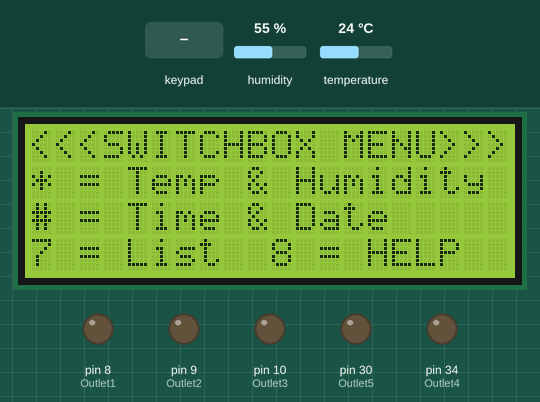
A sketch run on a simulated Arduino Mega 2560, built with avr-gcc and run on an emulated ATmega2560. Shown: 20×4 character LCD, output pins drawn as LEDs (lit = HIGH). Inputs (shaded band) come from the test bench; at power-on: humidity 55 %, temperature 24 °C. What the sketch prints to the serial monitor is not drawn.

Above: at 4.8 s.
4.9 s: keypad keys 2 8 2 7 2 6 2 5 # pressed 0.4 s apart
At 8.0 s:
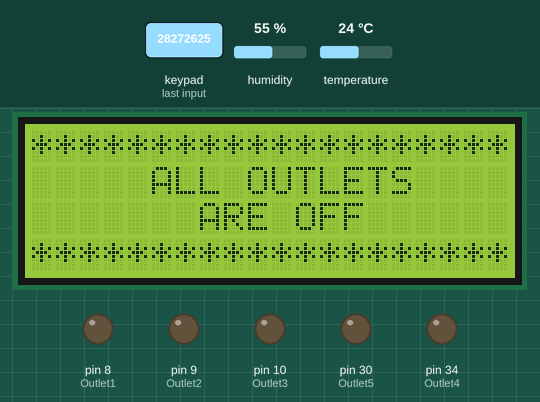
10.0 s: keypad keys 2 8 2 7 2 6 2 5 * pressed 0.4 s apart
At 10.5 s:
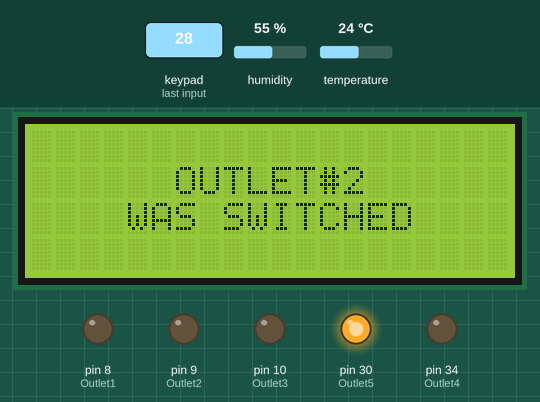
15.1 s: keypad keys 2 4 2 3 2 2 # pressed 0.4 s apart
At 19.27 s:
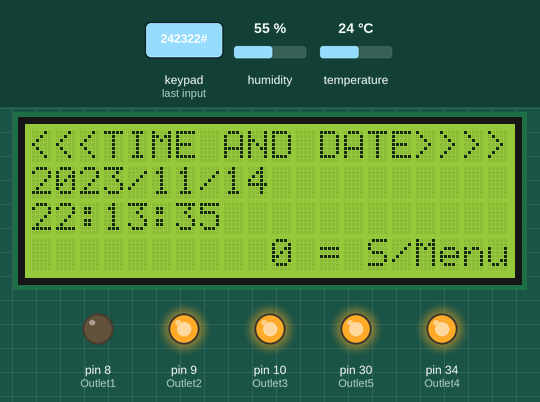
19.4 s: key '1' pressed
At 21.1 s:
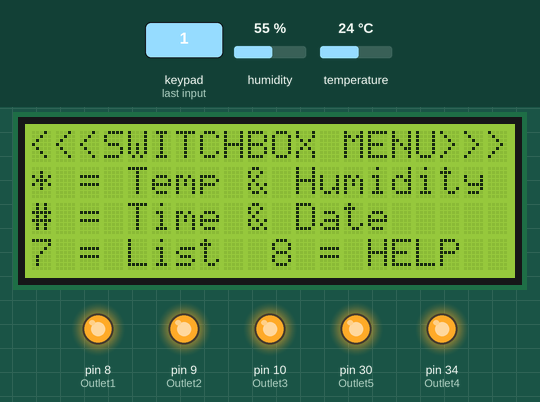
21.4 s: key '2' pressed
At 22.9 s:
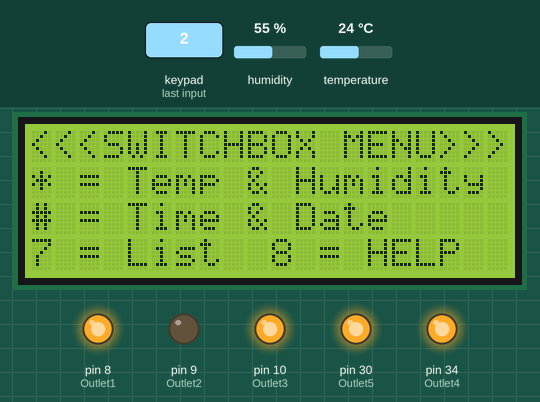
23.4 s: key '3' pressed
At 24.2 s:
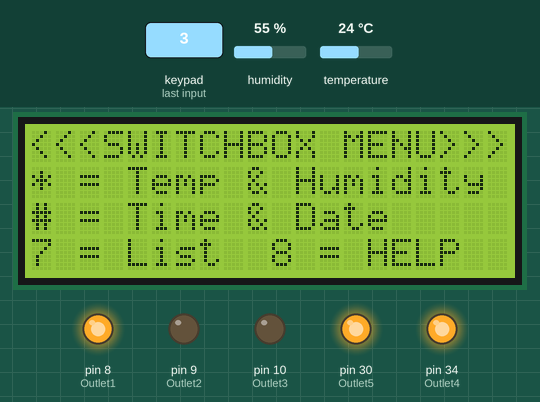
Timing chart, 0 to 26.4 s (numbered marks = the images above; inputs shaded):
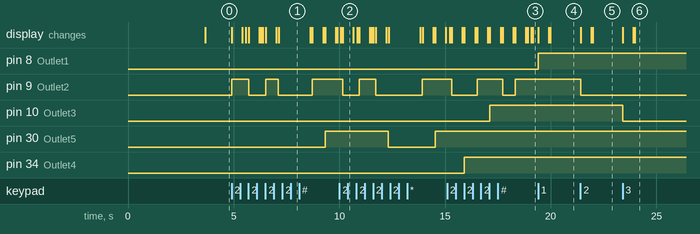

Measured:
- after the input at 4.9 s, pin 9 (Outlet2): goes HIGH 0.80 s, LOW 0.81 s, HIGH 0.60 s, LOW 1.6 s, then HIGH, starting at once; pin 30 (Outlet5): LOW → HIGH after 4.4 s; the display: first changes at once (image 1 shows a later state)
- after the input at 10.0 s, pin 9 (Outlet2): HIGH → LOW after 0.16 s, → HIGH 0.78 s later, → LOW 0.78 s later, → HIGH 2.2 s later; pin 30 (Outlet5): HIGH → LOW after 2.3 s, → HIGH 2.2 s later; the display: first differs from a run without the input after 0.17 s (image 2)
- after the input at 15.1 s, pin 9 (Outlet2): HIGH → LOW after 0.21 s, → HIGH 1.2 s later, → LOW 1.2 s later, → HIGH 0.60 s later; pin 10 (Outlet3): LOW → HIGH after 2.0 s; pin 34 (Outlet4): LOW → HIGH after 0.81 s; the display: first differs from a run without the input after 0.22 s (image 3 shows a later state)
- after the input at 19.4 s, pin 8 (Outlet1): LOW → HIGH at once; the display: first changes at once (image 4 shows a later state)
- after the input at 21.4 s, pin 9 (Outlet2): HIGH → LOW at once; the display: first changes at once (image 5 shows a later state)
- after the input at 23.4 s, pin 10 (Outlet3): HIGH → LOW at once; the display: first changes at once (image 6 shows a later state)

The sketch:

Main_Menu_with_all_codes.ino
```cpp
//////////////////////////////////////////////////////////////////////////////
//////////////////////////keypad and lcd
#include <LiquidCrystal.h>
#include <Keypad.h>
// digital pins for LCD display
LiquidCrystal lcd(2,3,4,5,6,7);

const byte ROWS = 4; //four rows
const byte COLS = 3; //three columns
char keys[ROWS][COLS] = {
	{'1','2','3'},
	{'4','5','6'},
	{'7','8','9'},
	{'*','0','#'}
	};
//key pad conected to pins 22-28
byte rowPins[ROWS] = {28,27,26,25}; //connect to the row pinouts of the keypad
byte colPins[COLS] = {24,23,22}; //connect to the column pinouts of the keypad
Keypad keypad = Keypad( makeKeymap(keys), rowPins, colPins, ROWS, COLS );


///////////////////////////////////////////////////////////////////////////////
// Date and time functions using just software, based on millis() & timer
//Connected to pins A6-A7
#include <Wire.h>
#include "RTClib.h"
RTC_Millis RTC;


//////////////////////////////////////////////////////////////////////////////
////////////For DHT11 Temp and Humidity

#include "DHT.h"
#define DHTPIN 52

// Uncomment whatever type you're using!
#define DHTTYPE DHT11   // DHT 11
//#define DHTTYPE DHT22   // DHT 22  (AM2302)
//#define DHTTYPE DHT21   // DHT 21 (AM2301)

// Connect pin 1 (on the left) of the sensor to +5V
// Connect pin 2 of the sensor to whatever your DHTPIN is
// Connect pin 4 (on the right) of the sensor to GROUND
// Connect a 10K resistor from pin 2 (data) to pin 1 (power) of the sensor

DHT dht(DHTPIN, DHTTYPE);

//***********************************************************//
// digital Pins Outlets are hooked up to
int Outlet1 =8;
int Outlet2 = 9;
int Outlet3 = 10;
int Outlet4 = 34;
int Outlet5 =30;
int incomingByte;
//**********************************************************//


void setup()
{
  //start communication
  Serial.begin(9600);

  // set digital pins as outputs to switch relays
  pinMode(Outlet1, OUTPUT);
  pinMode(Outlet2, OUTPUT);
  pinMode(Outlet3, OUTPUT);
  pinMode(Outlet4, OUTPUT);
  pinMode(Outlet5, OUTPUT);

  //for keypad
  keypad.addEventListener(keypadEvent); //add an event listener for this keypad
  lcd.begin(20,4);
  lcd.print("Created by: Carlos  ");
  lcd.print("Capstone Project    ");
  lcd.print("120VAC SwitchBox    ");
  lcd.print("v1.0                ");
  delay(3500);
  lcd.clear();
  lcd.begin(20,4);
  lcd.print("<<<SWITCHBOX MENU>>>");
  lcd.setCursor(0,1);
  lcd.print("* = Temp & Humidity");
  lcd.setCursor(0,2);
  lcd.print("# = Time & Date ");
  lcd.setCursor(0,3);
  lcd.print("7 = List");
  lcd.setCursor(10,3);
  lcd.print("8 = HELP");

  // following line sets the RTC to the date & time this sketch was compiled
  RTC.begin(DateTime(__DATE__, __TIME__));


  //for Temp and Humidity
  dht.begin();

}

void loop()
{
  ////////////////////////////////////////////////////////////////////////////
  //listen for keypad press
  char key = keypad.getKey();
  //print key to serial for communicate over serial
  if (key)
  {
    Serial.println(key);

  }

}

/////////////////////////////////////////////////////////////////////////////
// Void key events
//take care of some special events
void keypadEvent(KeypadEvent key)
{
  switch (keypad.getState())
  {
    case PRESSED:
      switch (key)
      {
///////////////////////////////////////////////////////////////////////////////
// switch outlets on and off digital pins 8-12
        case '1':
        lcd.clear();
        digitalWrite(Outlet1,!digitalRead(Outlet1));
        lcd.setCursor(0,1);
        lcd.print("      OUTLET#1      ");
        lcd.setCursor(0,2);
        lcd.print("    WAS SWITCHED    ");
        delay(500);
        lcd.clear();
        lcd.begin(20,4);
        lcd.print("<<<SWITCHBOX MENU>>>");
        lcd.setCursor(0,1);
        lcd.print("* = Temp & Humidity");
        lcd.setCursor(0,2);
        lcd.print("# = Time & Date ");
        lcd.setCursor(0,3);
        lcd.print("7 = List");
        lcd.setCursor(10,3);
        lcd.print("8 = HELP");
        break;

        case '2':
        lcd.clear();
        digitalWrite(Outlet2,!digitalRead(Outlet2));
        lcd.setCursor(0,1);
        lcd.print("      OUTLET#2      ");
        lcd.setCursor(0,2);
        lcd.print("    WAS SWITCHED    ");
        delay(500);
        lcd.clear();
        lcd.begin(20,4);
        lcd.print("<<<SWITCHBOX MENU>>>");
        lcd.setCursor(0,1);
        lcd.print("* = Temp & Humidity");
        lcd.setCursor(0,2);
        lcd.print("# = Time & Date ");
        lcd.setCursor(0,3);
        lcd.print("7 = List");
        lcd.setCursor(10,3);
        lcd.print("8 = HELP");
        break;

        case '3':
        lcd.clear();
        digitalWrite(Outlet3,!digitalRead(Outlet3));
        lcd.setCursor(0,1);
        lcd.print("      OUTLET#3      ");
        lcd.setCursor(0,2);
        lcd.print("    WAS SWITCHED    ");
        delay(500);
        lcd.clear();
        lcd.begin(20,4);
        lcd.print("<<<SWITCHBOX MENU>>>");
        lcd.setCursor(0,1);
        lcd.print("* = Temp & Humidity");
        lcd.setCursor(0,2);
        lcd.print("# = Time & Date ");
        lcd.setCursor(0,3);
        lcd.print("7 = List");
        lcd.setCursor(10,3);
        lcd.print("8 = HELP");
        break;

        case '4':
        lcd.clear();
        digitalWrite(Outlet4,!digitalRead(Outlet4));
        lcd.setCursor(0,1);
        lcd.print("      OUTLET#4     ");
        lcd.setCursor(0,2);
        lcd.print("    WAS SWITCHED    ");
        delay(500);
        lcd.clear();
        lcd.begin(20,4);
        lcd.print("<<<SWITCHBOX MENU>>>");
        lcd.setCursor(0,1);
        lcd.print("* = Temp & Humidity");
        lcd.setCursor(0,2);
        lcd.print("# = Time & Date ");
        lcd.setCursor(0,3);
        lcd.print("7 = List");
        lcd.setCursor(10,3);
        lcd.print("8 = HELP");
        break;

        case '5':
        lcd.clear();
        digitalWrite(Outlet5,!digitalRead(Outlet5));
        lcd.setCursor(0,1);
        lcd.print("      OUTLET#5      ");
        lcd.setCursor(0,2);
        lcd.print("    WAS SWITCHED    ");
        delay(500);
        lcd.clear();
        lcd.begin(20,4);
        lcd.print("<<<SWITCHBOX MENU>>>");
        lcd.setCursor(0,1);
        lcd.print("* = Temp & Humidity");
        lcd.setCursor(0,2);
        lcd.print("# = Time & Date ");
        lcd.setCursor(0,3);
        lcd.print("7 = List");
        lcd.setCursor(10,3);
        lcd.print("8 = HELP");
        break;

        case '6':
        lcd.clear();
        digitalWrite(Outlet1,LOW);
        digitalWrite(Outlet2,LOW);
        digitalWrite(Outlet3,LOW);
        digitalWrite(Outlet4,LOW);
        digitalWrite(Outlet5,LOW);
        lcd.setCursor(0,0);
        lcd.print("********************");
        lcd.setCursor(0,1);
        lcd.print("     ALL OUTLETS    ");
        lcd.setCursor(0,2);
        lcd.print("       ARE OFF      ");
        lcd.setCursor(0,3);
        lcd.print("********************");
        delay(1500);
        lcd.clear();
        lcd.begin(20,4);
        lcd.print("<<<SWITCHBOX MENU>>>");
        lcd.setCursor(0,1);
       lcd.print("* = Temp & Humidity");
       lcd.setCursor(0,2);
       lcd.print("# = Time & Date ");
       lcd.setCursor(0,3);
       lcd.print("7 = List");
       lcd.setCursor(10,3);
       lcd.print("8 = HELP");
        break;

 ///////////////////////////////////////////////////////////////////////////////
//help pressed
        case '8':
        lcd.clear();
        lcd.begin(20,4);
        lcd.print("all outlets are in o");
        lcd.setCursor(0,1);
        lcd.print("rder toggle keys 1-5");
        lcd.setCursor(0,2);
        lcd.print("to turn on and off o");
        lcd.setCursor(0,3);
        lcd.print("utlets 1-5 0= S/Menu");
        break;

////////////////////////////////////////////////////////////////////////////////
//outlet list pressed
        case '7':
        lcd.begin(20,4);
        lcd.print("<<<<OUTLET LIST>>>>>");
        lcd.setCursor(0,1);
        lcd.print("1=Outlet1");
        lcd.setCursor(10,1);
        lcd.print("4=Outlet4");
        lcd.setCursor(0,2);
        lcd.print("2=Outlet2");
        lcd.setCursor(10,2);
        lcd.print("5=Outlet5");
        lcd.setCursor(0,3);
        lcd.print("3=Outlet3");
        lcd.setCursor(10,3);
        lcd.print("0 = S/Menu");
        break;

///////////////////////////////////////////////////////////////////////////////
// man menu pressed

       case '0':
       lcd.clear();
       lcd.begin(20,4);
       lcd.print("<<<SWITCHBOX MENU>>>");
       lcd.setCursor(0,1);
       lcd.print("* = Temp & Humidity");
       lcd.setCursor(0,2);
       lcd.print("# = Time & Date ");
       lcd.setCursor(0,3);
       lcd.print("7 = List");
       lcd.setCursor(10,3);
       lcd.print("8 = HELP");
       break;


///////////////////////////////////////////////////////////////////////////////
//// this is for temp and humidity keep at the bottom of CASE: PRESSED
       case '*':
       lcd.clear();
       //Temp and Humidity
       // Reading temperature or humidity takes about 250 milliseconds!
       // Sensor readings may also be up to 2 seconds 'old' (its a very slow sensor)
       float h = dht.readHumidity();
       float t = dht.readTemperature();
       lcd.begin(20,4);
       lcd.print("<<TEMP AND HUMIDITY>");
       // check if returns are valid, if they are NaN (not a number) then something went wrong!
       if (isnan(t) || isnan(h))
       {
        lcd.setCursor(0,2);
        lcd.print("Failed read from DHT");
       }
       else
       {
         lcd.setCursor(0,1);
         lcd.print("Humidity: ");
         lcd.setCursor(10,1);
         lcd.print(h);
         lcd.print(" %");
         lcd.setCursor(0,2);
         lcd.print("Temp: ");
         // DHT11 calculates in C to convert to F do bellow
         // to convert c to f multiply by1.8+32
         lcd.setCursor(10,2);
         lcd.print(t*1.8+32);
         lcd.print(" F");
         lcd.setCursor(10,3);
         lcd.print("0 = S/Menu");
}


      }
      /////////////////////////////////////////////////////////////////////////////////////////////////
      // this is for time and date keep under RELEASED
       break;
       case RELEASED:
       switch (key) {
       case '#':
       lcd.clear();
       lcd.begin(20,4);
       lcd.print("<<<TIME AND DATE>>>>");
       DateTime now = RTC.now();
       lcd.setCursor(0,1);
       lcd.print(now.year(), DEC);
       lcd.print('/');
       lcd.print(now.month(), DEC);
       lcd.print('/');
       lcd.print(now.day(), DEC);
       lcd.setCursor(0,2);
       lcd.print(now.hour(), DEC);
       lcd.print(':');
       lcd.print(now.minute(), DEC);
       lcd.print(':');
       lcd.print(now.second(), DEC);
       lcd.setCursor(10,3);
       lcd.print("0 = S/Menu");
       break;


  }

}
}
```
